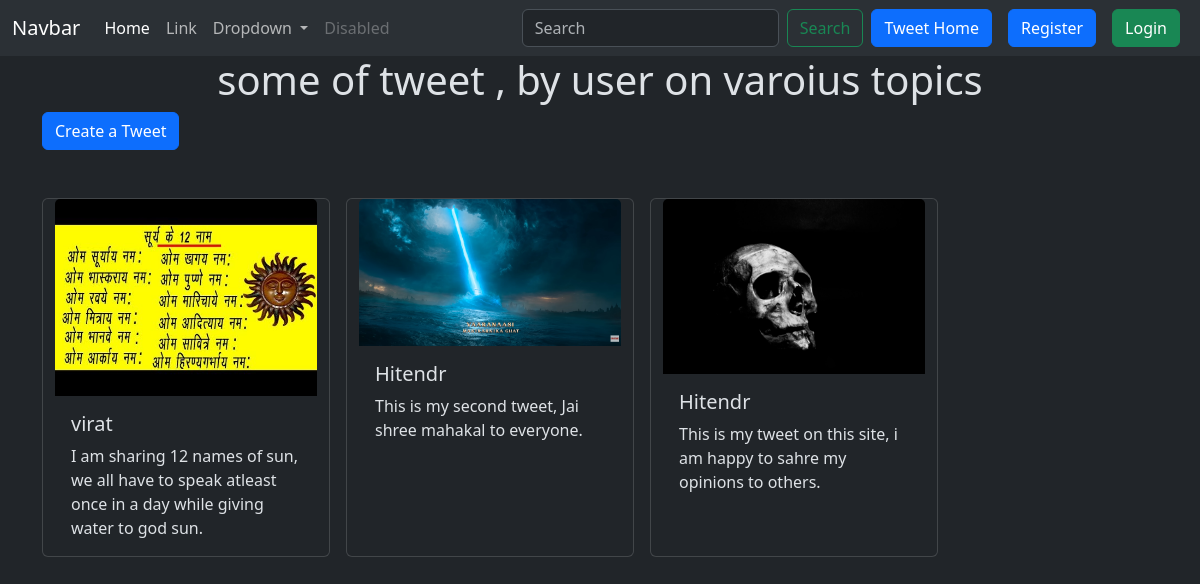
The page / on the database its author committed.
### tweet/models.py (models this page shows, shortened)
class Tweet(models.Model):
    user =models.ForeignKey(User, on_delete=models.CASCADE)
    text=models.TextField(max_length=240)
    photo=models.ImageField(upload_to='photos/',blank=True,null=True)
    created_at=models.DateTimeField(auto_now_add=True)
    uploaded_at=models.DateTimeField(auto_now=True)

### tweet/views.py (the view)
# urls.py: path('',views.tweet_list, name='tweet_list' ),
def tweet_list(request):
    tweets=Tweet.objects.all().order_by('-created_at')
    return render (request,'tweet_list.html',{'tweets':tweets})

### tweet/templates/tweet_list.html (shortened to what this page needs)
{% extends 'layout.html' %}
{% block content %}
<h1 class="text-center">
some of tweet , by user on varoius topics </h1>
<a class="btn btn-primary mb-5" href="{% url 'tweet_create' %}">Create a Tweet</a>
<div class="container row gap-3 ">
    {% for tweet in tweets %}
    <div class="card" style="width: 18rem;">
  <img src="{{tweet.photo.url}}" class="card-img-top" alt="...">
  <div class="card-body">
    <h5 class="card-title">{{tweet.user.username}}</h5>
    <p class="card-text">{{tweet.text}}</p>
    </div>
</div>
    {% endfor %}
</div>
{% endblock %}

### templates/layout.html (shortened to what this page needs)
{% load static  %}
<!DOCTYPE html>
<html lang="en" data-bs-theme="dark">
<head>
    <link href="https://cdn.jsdelivr.net/npm/bootstrap@5.3.8/dist/css/bootstrap.min.css" rel="stylesheet">
</head>
<body>
    <nav class="navbar navbar-expand-lg bg-body-tertiary">
  <div class="container-fluid">
    <a class="navbar-brand" href="#">Navbar</a>
    <div class="collapse navbar-collapse" id="navbarSupportedContent">
      <ul class="navbar-nav me-auto mb-2 mb-lg-0">
        <li class="nav-item">
          <a class="nav-link active" aria-current="page" href="#">Home</a>
        </li>
        <li class="nav-item">
          <a class="nav-link" href="#">Link</a>
        </li>
        <li class="nav-item dropdown">
          <a class="nav-link dropdown-toggle" href="#" role="button" data-bs-toggle="dropdown" aria-expanded="false">
            Dropdown
          </a>
        </li>
        <li class="nav-item">
          <a class="nav-link disabled" aria-disabled="true">Disabled</a>
        </li>
      </ul>
      <form class="d-flex" role="search">
        <input class="form-control me-2" type="search" placeholder="Search" aria-label="Search"/>
        <button class="btn btn-outline-success" type="submit">Search</button>
      </form>
      <a href="{%url 'tweet_list'%}" class="btn btn-primary mx-2">Tweet Home</a>
    {%if user.is_authenticated%}
    <form action="{% url 'logout'%}" method="post">
      {% csrf_token %}
      <button class="btn btn-danger" type="submit">Logout</button>
    </form>
    {%else%}
    <a href="{%url 'register'%}" class="btn btn-primary mx-2">Register</a>
      <a href="{%url 'login'%}" class="btn btn-success mx-2">Login</a>
    {%endif%}
    </div>
  </div>
</nav>
    <div class="container">
    {% block content %}{% endblock %}
    </div>
</body>
</html>

### rows shown on the page
Tweet: photo (picture), user.username "virat", text "I am sharing 12 names of sun, we all have to speak atleast once in a day while giving water to god sun."
Tweet: photo (picture), user.username "Hitendr", text "This is my second tweet, Jai shree mahakal to everyone."
Tweet: photo (picture), user.username "Hitendr", text "This is my tweet on this site, i am happy to sahre my opinions to others."
